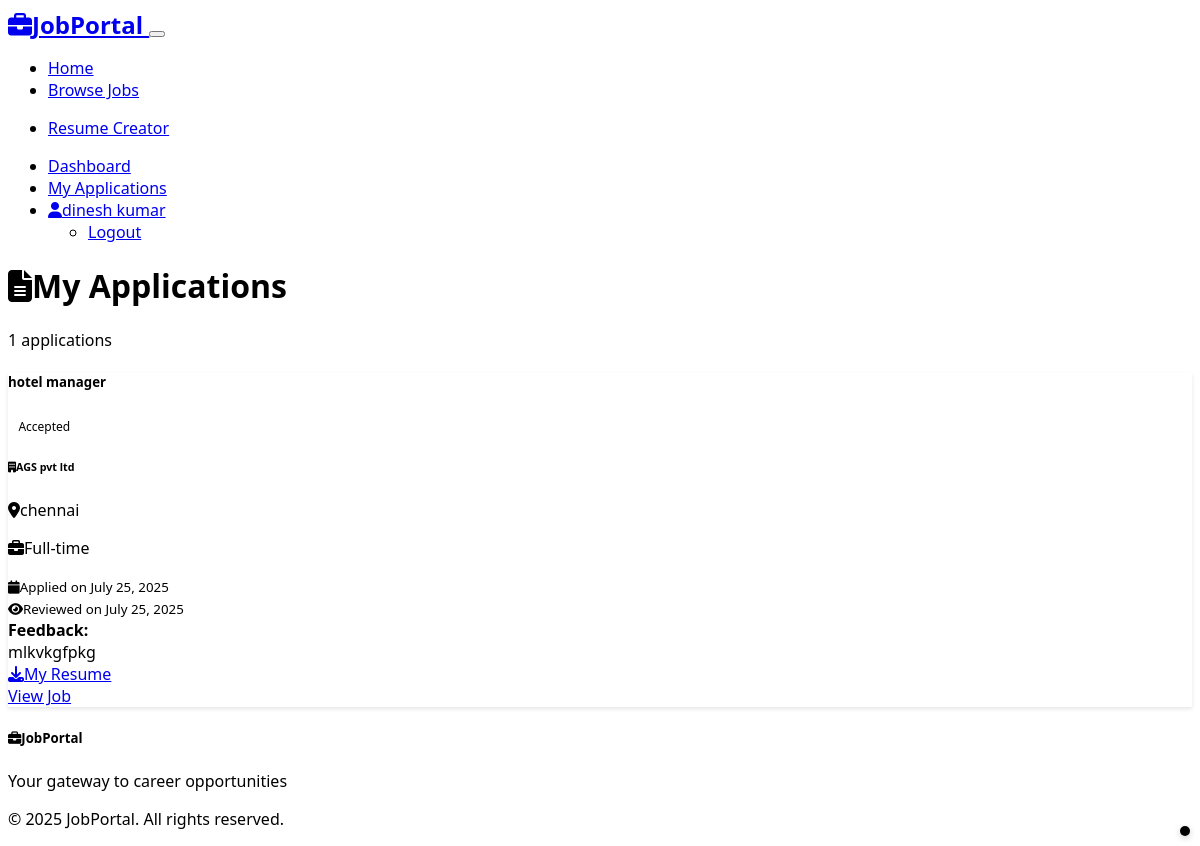
The app's page /my-applications (signed in) with its own data.
### models.py (models this page shows, shortened)
class User(UserMixin, db.Model):
    id = db.Column(db.Integer, primary_key=True)
    username = db.Column(db.String(64), unique=True, nullable=False)
    email = db.Column(db.String(120), unique=True, nullable=False)
    password_hash = db.Column(db.String(256), nullable=False)
    full_name = db.Column(db.String(100), nullable=False)
    phone = db.Column(db.String(20))
    location = db.Column(db.String(100))
    is_admin = db.Column(db.Boolean, default=False)
    created_at = db.Column(db.DateTime, default=datetime.utcnow)
    applications = db.relationship('Application', backref='applicant', lazy=True, cascade='all, delete-orphan')
    posted_jobs = db.relationship('Job', backref='poster', lazy=True, foreign_keys='Job.posted_by')

class Application(db.Model):
    id = db.Column(db.Integer, primary_key=True)
    job_id = db.Column(db.Integer, db.ForeignKey('job.id'), nullable=False)
    user_id = db.Column(db.Integer, db.ForeignKey('user.id'), nullable=False)
    cover_letter = db.Column(db.Text)
    resume_filename = db.Column(db.String(255))
    status = db.Column(db.String(20), default='pending')  # pending, reviewed, accepted, rejected
    applied_at = db.Column(db.DateTime, default=datetime.utcnow)
    reviewed_at = db.Column(db.DateTime)
    notes = db.Column(db.Text)  # Admin notes
    __table_args__ = (db.UniqueConstraint('job_id', 'user_id', name='unique_application'),)

class Job(db.Model):
    id = db.Column(db.Integer, primary_key=True)
    title = db.Column(db.String(200), nullable=False)
    company = db.Column(db.String(100), nullable=False)
    location = db.Column(db.String(100), nullable=False)
    job_type = db.Column(db.String(50), nullable=False)  # Full-time, Part-time, Contract, Internship
    salary_range = db.Column(db.String(100))
    description = db.Column(db.Text, nullable=False)
    requirements = db.Column(db.Text)
    posted_by = db.Column(db.Integer, db.ForeignKey('user.id'), nullable=False)
    posted_at = db.Column(db.DateTime, default=datetime.utcnow)
    is_active = db.Column(db.Boolean, default=True)
    application_deadline = db.Column(db.DateTime)
    applications = db.relationship('Application', backref='job', lazy=True, cascade='all, delete-orphan')

### routes.py (the view)
@app.route('/my-applications')
@login_required
def my_applications():
    if current_user.is_admin:
        return redirect(url_for('admin_dashboard'))
    page = request.args.get('page', 1, type=int)
    per_page = 10
    applications = Application.query.filter_by(user_id=current_user.id)\
                                  .order_by(Application.applied_at.desc())\
                                  .paginate(page=page, per_page=per_page, error_out=False)
    return render_template('my_applications.html', applications=applications)

### app.py (called while the page is built)
@login_manager.user_loader
def load_user(user_id):
    from models import User
    return User.query.get(int(user_id))

### templates/my_applications.html (shortened to what this page needs)
{% extends "base.html" %}
{% block content %}
<div class="container py-4">
    <div class="d-flex justify-content-between align-items-center mb-4">
        <h1><i class="fas fa-file-alt me-2"></i>My Applications</h1>
        <div class="text-muted">{{ applications.total }} applications</div>
    </div>
    {% if applications.items %}
        <div class="row">
            {% for application in applications.items %}
                <div class="col-lg-6 mb-4">
                    <div class="card h-100">
                        <div class="card-body">
                            <div class="d-flex justify-content-between align-items-start mb-3">
                                <h5 class="card-title">{{ application.job.title }}</h5>
                                {% if application.status == 'pending' %}
                                    <span class="badge bg-warning">Pending</span>
                                {% elif application.status == 'reviewed' %}
                                    <span class="badge bg-info">Reviewed</span>
                                {% elif application.status == 'accepted' %}
                                    <span class="badge bg-success">Accepted</span>
                                {% elif application.status == 'rejected' %}
                                    <span class="badge bg-danger">Rejected</span>
                                {% endif %}
                            </div>
                            <h6 class="card-subtitle mb-2 text-muted">
                                <i class="fas fa-building me-1"></i>{{ application.job.company }}
                            </h6>
                            <p class="text-muted mb-2">
                                <i class="fas fa-map-marker-alt me-1"></i>{{ application.job.location }}
                            </p>
                            <p class="text-muted mb-3">
                                <i class="fas fa-briefcase me-1"></i>{{ application.job.job_type }}
                            </p>
                            <div class="mb-3">
                                <small class="text-muted">
                                    <i class="fas fa-calendar me-1"></i>Applied on {{ application.applied_at.strftime('%B %d, %Y') }}
                                </small>
                                {% if application.reviewed_at %}
                                    <br>
                                    <small class="text-muted">
                                        <i class="fas fa-eye me-1"></i>Reviewed on {{ application.reviewed_at.strftime('%B %d, %Y') }}
                                    </small>
                                {% endif %}
                            </div>
                            {% if application.notes %}
                                <div class="alert alert-info">
                                    <strong>Feedback:</strong><br>
                                    {{ application.notes }}
                                </div>
                            {% endif %}
                            <div class="d-flex justify-content-between align-items-center">
                                <div>
                                    {% if application.resume_filename %}
                                        <a href="{{ url_for('download_resume', application_id=application.id) }}"
                                           class="btn btn-sm btn-outline-secondary" target="_blank">
                                            <i class="fas fa-download me-1"></i>My Resume
                                        </a>
                                    {% endif %}
                                </div>
                                <a href="{{ url_for('job_detail', job_id=application.job.id) }}"
                                   class="btn btn-outline-primary">
                                    View Job
                                </a>
                            </div>
                        </div>
                    </div>
                </div>
            {% endfor %}
        </div>
    {% endif %}
</div>
{% endblock %}

### templates/base.html (shortened to what this page needs)
<!DOCTYPE html>
<html lang="en" data-bs-theme="dark">
<head>
    <link href="https://cdn.replit.com/agent/bootstrap-agent-dark-theme.min.css" rel="stylesheet">
    <link rel="stylesheet" href="https://cdnjs.cloudflare.com/ajax/libs/font-awesome/6.4.0/css/all.min.css">
    <link rel="stylesheet" href="{{ url_for('static', filename='css/styles.css') }}">
</head>
<body>
    <nav class="navbar navbar-expand-lg navbar-dark bg-dark">
        <div class="container">
            <a class="navbar-brand fw-bold" href="{{ url_for('index') }}">
                <i class="fas fa-briefcase me-2"></i>JobPortal
            </a>
            <button class="navbar-toggler" type="button" data-bs-toggle="collapse" data-bs-target="#navbarNav">
            </button>
            <div class="collapse navbar-collapse" id="navbarNav">
                <ul class="navbar-nav me-auto">
                    <li class="nav-item">
                        <a class="nav-link" href="{{ url_for('index') }}">Home</a>
                    </li>
                    <li class="nav-item">
                        <a class="nav-link" href="{{ url_for('jobs') }}">Browse Jobs</a>
                    </li>
                </ul>
                <nav>
                    <ul>
                        <li class="nav-item">
                            <a class="nav-link" href="{{ url_for('resume_form') }}">Resume Creator</a>
                        </li>
                    </ul>
                </nav>
                <ul class="navbar-nav">
                    {% if current_user.is_authenticated %}
                        {% if current_user.is_admin %}
                            <li class="nav-item dropdown">
                                <a class="nav-link dropdown-toggle" href="#" role="button" data-bs-toggle="dropdown">
                                    <i class="fas fa-cog me-1"></i>Admin
                                </a>
                                <ul class="dropdown-menu">
                                    <li><a class="dropdown-item" href="{{ url_for('admin_dashboard') }}">Dashboard</a></li>
                                    <li><a class="dropdown-item" href="{{ url_for('admin_jobs') }}">Manage Jobs</a></li>
                                    <li><a class="dropdown-item" href="{{ url_for('post_job') }}">Post Job</a></li>
                                    <li><a class="dropdown-item" href="{{ url_for('admin_applicants') }}">View Applications</a></li>
                                    <li><a href="{{ url_for('send_email') }}" class="btn btn-secondary">Send Email to Job Seeker</a></li>
                                </ul>
                            </li>
                        {% else %}
                            <li class="nav-item">
                                <a class="nav-link" href="{{ url_for('dashboard') }}">Dashboard</a>
                            </li>
                            <li class="nav-item">
                                <a class="nav-link" href="{{ url_for('my_applications') }}">My Applications</a>
                            </li>
                        {% endif %}
                        <li class="nav-item dropdown">
                            <a class="nav-link dropdown-toggle" href="#" role="button" data-bs-toggle="dropdown">
                                <i class="fas fa-user me-1"></i>{{ current_user.full_name }}
                            </a>
                            <ul class="dropdown-menu">
                                <li><a class="dropdown-item" href="{{ url_for('logout') }}">Logout</a></li>
                            </ul>
                        </li>
                    {% endif %}
                </ul>
            </div>
        </div>
    </nav>
    <main>
        {% block content %}{% endblock %}
    </main>
    <footer class="bg-dark text-light py-4 mt-5">
        <div class="container">
            <div class="row">
                <div class="col-md-6">
                    <h5><i class="fas fa-briefcase me-2"></i>JobPortal</h5>
                    <p class="text-muted">Your gateway to career opportunities</p>
                </div>
                <div class="col-md-6 text-md-end">
                    <p class="text-muted">&copy; 2025 JobPortal. All rights reserved.</p>
                </div>
            </div>
        </div>
    </footer>
    <div id="google_translate_element" style="position: fixed; bottom: 10px; right: 10px; z-index: 999;"></div>
</body>
</html>

### static/css/styles.css (style rules this page uses)
body { font-family: 'Segoe UI', Tahoma, Geneva, Verdana, sans-serif; }
#google_translate_element { background:black; border-radius: 8px; padding: 5px; box-shadow: 0 2px 6px rgba(0,0,0,0.2); }
.navbar-brand { font-weight: 700; font-size: 1.5rem; }
.card { border: none; box-shadow: 0 2px 4px rgba(0,0,0,0.1); transition: transform 0.2s ease-in-out, box-shadow 0.2s ease-in-out; }
.badge { font-size: 0.75rem; padding: 0.35rem 0.65rem; }
.btn { border-radius: 0.375rem; font-weight: 500; transition: all 0.2s ease-in-out; }
.alert { border: none; border-radius: 0.5rem; }
footer { border-top: 1px solid var(--bs-border-color); }
.fade-in { animation: fadeIn 0.5s ease-in; }

### records on screen
User: full_name "dinesh kumar"
Application: job "hotel manager", status "Accepted", job.company "AGS pvt ltd", job.location "chennai", job.job_type "Full-time", applied_at "July 25, 2025", reviewed_at "July 25, 2025", notes "mlkvkgfpkg"

### other values on screen
{{ applications.total }} "1"
